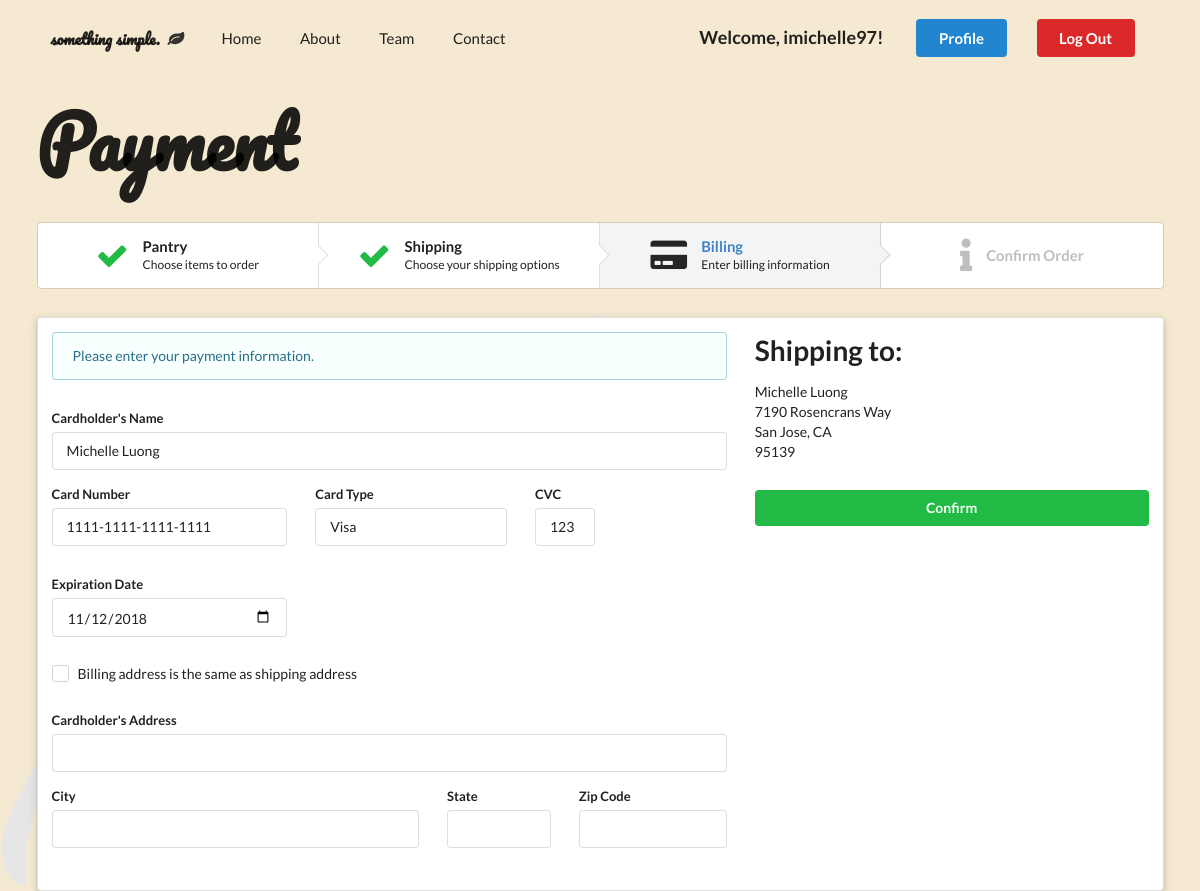
The page /payment.php (signed in) on the database its author committed.
### tables this page shows
CREATE TABLE `customer_profile` (
  `customer_id` int(11) NOT NULL,
  `first_name` varchar(128) DEFAULT NULL,
  `last_name` varchar(128) DEFAULT NULL,
  `username` varchar(128) DEFAULT NULL,
  `phone_number` varchar(128) DEFAULT NULL,
  `address` varchar(128) DEFAULT NULL,
  `city` varchar(128) DEFAULT NULL,
  `state` varchar(128) DEFAULT NULL,
  `zipcode` varchar(128) DEFAULT NULL,
  `card_type` varchar(128) DEFAULT NULL,
  `card_number` varchar(128) DEFAULT NULL,
  `cvc` varchar(128) DEFAULT NULL,
  `expiration_date` varchar(128) DEFAULT NULL
);

### payment.php (the view, shortened to what this page needs)
<?php
  include('server.php');
  $username = $_SESSION['username']['username'];
  $query = "SELECT * FROM customer_profile WHERE username='$username';";
  $results = mysqli_query($db, $query);
  if(mysqli_num_rows($results) == 1) {
    $profile = mysqli_fetch_assoc($results);
    $firstName = $profile['first_name'];
    $lastName = $profile['last_name'];
		$address = $profile['address'];
		$city = $profile['city'];
		$state = $profile['state'];
    $zipcode = $profile['zipcode'];
    $card_type = $profile['card_type'];
		$card_number = $profile['card_number'];
		$cvc = $profile['cvc'];
		$expiration_date = $profile['expiration_date'];
  } else if(mysqli_num_rows($results) == 0) {
    $profile = mysqli_fetch_assoc($results);
    $firstName = "-";
    $lastName = "-";
		$address = "-";
		$city = "-";
		$state = "-";
    $zipcode = "-";
    $card_type = "-";
		$card_number = "-";
		$cvc = "-";
		$expiration_date = "-";
  }
?>
<!DOCTYPE html>
<html>
<head>
  <link rel="stylesheet" type="text/css" href="https://cdnjs.cloudflare.com/ajax/libs/semantic-ui/2.3.3/semantic.css">
</head>
<body>
  <div class="pusher">
    <section id="payment">
      <div class="navbar">
        <div class="ui container">
          <div class="ui large secondary menu">
            <div class="header item">
              <span>something simple.</span>
              <i class="leaf icon"></i>
            </div>
            <a class="item" href="home.php">Home</a>
            <a class="item">About</a>
            <a class="item">Team</a>
            <a class="item">Contact</a>
            <div class="right item">
              <h3>Welcome, <?php echo $_SESSION['username']['username']; ?>!</h3>
              <a class="ui primary button" href="profile.php">Profile</a>
              <a class="ui negative button" href="index.php">Log Out</a>
            </div>
          </div>
        </div>
      </div>
      <div class="ui container">
        <div class="row">
          <h1>Payment</h1>
        </div>
        <div class="row">
          <div class="ui four small steps">
            <a href="pantry.php" class="completed link step">
              <i class="cart icon"></i>
              <div class="content">
                <div class="title">Pantry</div>
                <div class="description">Choose items to order</div>
              </div>
            </a>
            <a href="shipping.php" class="completed link step">
              <i class="truck icon"></i>
              <div class="content">
                <div class="title">Shipping</div>
                <div class="description">Choose your shipping options</div>
              </div>
            </a>
            <div class="active step">
              <i class="payment icon"></i>
              <div class="content">
                <div class="title">Billing</div>
                <div class="description">Enter billing information</div>
              </div>
            </div>
            <div class="disabled step">
              <i class="info icon"></i>
              <div class="content">
                <div class="title">Confirm Order</div>
              </div>
            </div>
          </div>
        </div>
      </div>
      <div class="ui raised segment container">
        <div class="ui grid">
          <div class="ui ten wide column">
            <div class="ui info message">
              Please enter your payment information.
            </div>
            <div class="ui container">
              <form class="ui form">
                <div class="field">
                  <label>Cardholder's Name</label>
                  <input type="text" value="<?php echo $firstName . " " . $lastName?>">
                </div>
                <div class="ui grid">
                  <div class="ui six wide column field">
                    <label>Card Number</label>
                    <input type="text" name="card_number" value="<?php echo $card_number; ?>">
                  </div>
                  <div class="ui five wide column field">
                    <label>Card Type</label>
                    <input type="text" name="card_type" value="<?php echo $card_type; ?>">
                  </div>
                  <div class="ui two wide column field">
                    <label>CVC</label>
                    <input type="text" name="cvc" value="<?php echo $cvc; ?>">
                  </div>
                  <div class="ui six wide column field">
                        <label>Expiration Date</label>
                        <input type="date" name="expiration_date" value="<?php echo $expiration_date; ?>">
                  </div>
                </div>
                <div class="ui checkbox">
                  <label>Billing  address is the same as shipping address</label>
                </div>
                <div id="address">
                  <div class="field">
                    <label>Cardholder's Address</label>
                    <input type="text">
                  </div>
                  <div class="ui grid">
                    <div class="ui nine wide column field">
                      <label>City</label>
                      <input type="text">
                    </div>
                    <div class="ui three wide column field">
                      <label>State</label>
                      <input type="text">
                    </div>
                    <div class="ui four wide column field">
                      <label>Zip Code</label>
                      <input type="text">
                    </div>
                  </div>
                </div>
              </form>
            </div>
          </div>
          <div class="ui six wide column">
            <h1>Shipping to:</h1>
            <div class="ui grid">
              <div class="row">
                <div class="ten wide column">
                  <p>
                  <?php echo $firstName . " " . $lastName?> <br>
                  <?php echo $address ?> <br>
                  <?php echo $city . ', ' . $state ?> <br>
                  <?php echo $zipcode ?>
                  </p>
                </div>
              </div>
              <div class="row">
                <div class="sixteen wide column">
                  <a href="confirmation.php">
                    <button class="ui fluid green button">Confirm</button>
                  </a>
                </div>
              </div>
            </div>
          </div>
        </div>
      </div>
    </section>
  </div>
</body>
</html>

### payment.php (style rules this page uses)
body { min-height: 700px; padding: 0.5em 0em; background: #F5EAD1 url('images/web-graphics/leaf-watermark.png'); background-size: 600px; background-repeat: no-repeat; background-position: left bottom; left: -2em; bottom: -2em; }
#payment .container { margin-bottom: 2em; }
#payment .container .header span { font-family: 'Pacifico', cursive; }
#payment .container .header i { padding: 0 0.5em; }
#payment .container .right .button { margin: 0 1em !important; }
#payment .navbar .container .right h3 { margin: 0 1em !important; }
#payment .container .row h1 { font-size: 5em; margin-bottom: 0.5em; font-family: 'Pacifico', cursive; }
#payment .container .message { margin-bottom: 2em; }
#payment .container .field { margin-bottom: 1em; }
#payment .container .checkbox { margin: 2em 0; }
#payment .container .column { margin-bottom: 0; }

### rows shown on the page
customer_profile: first_name+last_name "Michelle Luong", card_number "1111-1111-1111-1111", card_type "Visa", cvc "123", expiration_date "11/12/2018", first_name "Michelle", last_name "Luong", address "7190 Rosencrans Way", city "San Jose", state "CA", zipcode "95139"

### other values the page prints
$_SESSION['username']['username'] "imichelle97"
